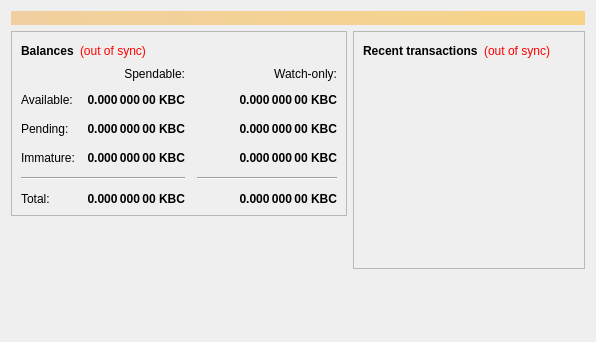
<?xml version="1.0" encoding="UTF-8"?>
<ui version="4.0">
 <class>OverviewPage</class>
 <widget class="QWidget" name="OverviewPage">
  <property name="geometry">
   <rect>
    <x>0</x>
    <y>0</y>
    <width>596</width>
    <height>342</height>
   </rect>
  </property>
  <property name="windowTitle">
   <string>Form</string>
  </property>
  <layout class="QVBoxLayout" name="topLayout">
   <item>
    <widget class="QLabel" name="labelAlerts">
     <property name="visible">
      <bool>false</bool>
     </property>
     <property name="styleSheet">
      <string notr="true">background-color: qlineargradient(x1: 0, y1: 0, x2: 1, y2: 0, stop:0 #F0D0A0, stop:1 #F8D488); color:#000000;</string>
     </property>
     <property name="wordWrap">
      <bool>true</bool>
     </property>
     <property name="margin">
      <number>3</number>
     </property>
    </widget>
   </item>
   <item>
    <layout class="QHBoxLayout" name="horizontalLayout" stretch="1,1">
     <item>
      <layout class="QVBoxLayout" name="verticalLayout_2">
       <item>
        <widget class="QFrame" name="frame">
         <property name="frameShape">
          <enum>QFrame::StyledPanel</enum>
         </property>
         <property name="frameShadow">
          <enum>QFrame::Raised</enum>
         </property>
         <layout class="QVBoxLayout" name="verticalLayout_4">
          <item>
           <layout class="QHBoxLayout" name="horizontalLayout_4">
            <item>
             <widget class="QLabel" name="label_5">
              <property name="font">
               <font>
                <weight>75</weight>
                <bold>true</bold>
               </font>
              </property>
              <property name="text">
               <string>Balances</string>
              </property>
             </widget>
            </item>
            <item>
             <widget class="QLabel" name="labelWalletStatus">
              <property name="cursor">
               <cursorShape>WhatsThisCursor</cursorShape>
              </property>
              <property name="toolTip">
               <string>The displayed information may be out of date. Your wallet automatically synchronizes with the Kbc network after a connection is established, but this process has not completed yet.</string>
              </property>
              <property name="styleSheet">
               <string notr="true">QLabel { color: red; }</string>
              </property>
              <property name="text">
               <string notr="true">(out of sync)</string>
              </property>
              <property name="alignment">
               <set>Qt::AlignLeading|Qt::AlignLeft|Qt::AlignVCenter</set>
              </property>
             </widget>
            </item>
            <item>
             <spacer name="horizontalSpacer_3">
              <property name="orientation">
               <enum>Qt::Horizontal</enum>
              </property>
              <property name="sizeHint" stdset="0">
               <size>
                <width>40</width>
                <height>20</height>
               </size>
              </property>
             </spacer>
            </item>
           </layout>
          </item>
          <item>
           <layout class="QGridLayout" name="gridLayout">
            <property name="spacing">
             <number>12</number>
            </property>
            <item row="2" column="2">
             <widget class="QLabel" name="labelWatchPending">
              <property name="font">
               <font>
                <weight>75</weight>
                <bold>true</bold>
               </font>
              </property>
              <property name="cursor">
               <cursorShape>IBeamCursor</cursorShape>
              </property>
              <property name="toolTip">
               <string>Unconfirmed transactions to watch-only addresses</string>
              </property>
              <property name="text">
               <string notr="true">0.000 000 00 KBC</string>
              </property>
              <property name="alignment">
               <set>Qt::AlignRight|Qt::AlignTrailing|Qt::AlignVCenter</set>
              </property>
              <property name="textInteractionFlags">
               <set>Qt::LinksAccessibleByMouse|Qt::TextSelectableByKeyboard|Qt::TextSelectableByMouse</set>
              </property>
             </widget>
            </item>
            <item row="2" column="1">
             <widget class="QLabel" name="labelUnconfirmed">
              <property name="font">
               <font>
                <weight>75</weight>
                <bold>true</bold>
               </font>
              </property>
              <property name="cursor">
               <cursorShape>IBeamCursor</cursorShape>
              </property>
              <property name="toolTip">
               <string>Total of transactions that have yet to be confirmed, and do not yet count toward the spendable balance</string>
              </property>
              <property name="text">
               <string notr="true">0.000 000 00 KBC</string>
              </property>
              <property name="alignment">
               <set>Qt::AlignRight|Qt::AlignTrailing|Qt::AlignVCenter</set>
              </property>
              <property name="textInteractionFlags">
               <set>Qt::LinksAccessibleByMouse|Qt::TextSelectableByKeyboard|Qt::TextSelectableByMouse</set>
              </property>
             </widget>
            </item>
            <item row="3" column="2">
             <widget class="QLabel" name="labelWatchImmature">
              <property name="font">
               <font>
                <weight>75</weight>
                <bold>true</bold>
               </font>
              </property>
              <property name="cursor">
               <cursorShape>IBeamCursor</cursorShape>
              </property>
              <property name="toolTip">
               <string>Mined balance in watch-only addresses that has not yet matured</string>
              </property>
              <property name="text">
               <string notr="true">0.000 000 00 KBC</string>
              </property>
              <property name="alignment">
               <set>Qt::AlignRight|Qt::AlignTrailing|Qt::AlignVCenter</set>
              </property>
              <property name="textInteractionFlags">
               <set>Qt::LinksAccessibleByMouse|Qt::TextSelectableByKeyboard|Qt::TextSelectableByMouse</set>
              </property>
             </widget>
            </item>
            <item row="4" column="0" colspan="2">
             <widget class="Line" name="line">
              <property name="orientation">
               <enum>Qt::Horizontal</enum>
              </property>
             </widget>
            </item>
            <item row="4" column="2">
             <widget class="Line" name="lineWatchBalance">
              <property name="sizePolicy">
               <sizepolicy hsizetype="Preferred" vsizetype="Fixed">
                <horstretch>0</horstretch>
                <verstretch>0</verstretch>
               </sizepolicy>
              </property>
              <property name="minimumSize">
               <size>
                <width>140</width>
                <height>0</height>
               </size>
              </property>
              <property name="orientation">
               <enum>Qt::Horizontal</enum>
              </property>
             </widget>
            </item>
            <item row="5" column="0">
             <widget class="QLabel" name="labelTotalText">
              <property name="text">
               <string>Total:</string>
              </property>
             </widget>
            </item>
            <item row="3" column="1">
             <widget class="QLabel" name="labelImmature">
              <property name="font">
               <font>
                <weight>75</weight>
                <bold>true</bold>
               </font>
              </property>
              <property name="cursor">
               <cursorShape>IBeamCursor</cursorShape>
              </property>
              <property name="toolTip">
               <string>Mined balance that has not yet matured</string>
              </property>
              <property name="text">
               <string notr="true">0.000 000 00 KBC</string>
              </property>
              <property name="alignment">
               <set>Qt::AlignRight|Qt::AlignTrailing|Qt::AlignVCenter</set>
              </property>
              <property name="textInteractionFlags">
               <set>Qt::LinksAccessibleByMouse|Qt::TextSelectableByKeyboard|Qt::TextSelectableByMouse</set>
              </property>
             </widget>
            </item>
            <item row="2" column="3">
             <spacer name="horizontalSpacer_2">
              <property name="orientation">
               <enum>Qt::Horizontal</enum>
              </property>
              <property name="sizeHint" stdset="0">
               <size>
                <width>40</width>
                <height>20</height>
               </size>
              </property>
             </spacer>
            </item>
            <item row="3" column="0">
             <widget class="QLabel" name="labelImmatureText">
              <property name="text">
               <string>Immature:</string>
              </property>
             </widget>
            </item>
            <item row="5" column="1">
             <widget class="QLabel" name="labelTotal">
              <property name="font">
               <font>
                <weight>75</weight>
                <bold>true</bold>
               </font>
              </property>
              <property name="cursor">
               <cursorShape>IBeamCursor</cursorShape>
              </property>
              <property name="toolTip">
               <string>Your current total balance</string>
              </property>
              <property name="text">
               <string notr="true">0.000 000 00 KBC</string>
              </property>
              <property name="alignment">
               <set>Qt::AlignRight|Qt::AlignTrailing|Qt::AlignVCenter</set>
              </property>
              <property name="textInteractionFlags">
               <set>Qt::LinksAccessibleByMouse|Qt::TextSelectableByKeyboard|Qt::TextSelectableByMouse</set>
              </property>
             </widget>
            </item>
            <item row="5" column="2">
             <widget class="QLabel" name="labelWatchTotal">
              <property name="font">
               <font>
                <weight>75</weight>
                <bold>true</bold>
               </font>
              </property>
              <property name="cursor">
               <cursorShape>IBeamCursor</cursorShape>
              </property>
              <property name="toolTip">
               <string>Current total balance in watch-only addresses</string>
              </property>
              <property name="text">
               <string notr="true">0.000 000 00 KBC</string>
              </property>
              <property name="alignment">
               <set>Qt::AlignRight|Qt::AlignTrailing|Qt::AlignVCenter</set>
              </property>
              <property name="textInteractionFlags">
               <set>Qt::LinksAccessibleByMouse|Qt::TextSelectableByKeyboard|Qt::TextSelectableByMouse</set>
              </property>
             </widget>
            </item>
            <item row="0" column="2">
             <widget class="QLabel" name="labelWatchonly">
              <property name="text">
               <string>Watch-only:</string>
              </property>
              <property name="alignment">
               <set>Qt::AlignRight|Qt::AlignTrailing|Qt::AlignVCenter</set>
              </property>
             </widget>
            </item>
            <item row="1" column="0">
             <widget class="QLabel" name="labelBalanceText">
              <property name="text">
               <string>Available:</string>
              </property>
             </widget>
            </item>
            <item row="1" column="1">
             <widget class="QLabel" name="labelBalance">
              <property name="font">
               <font>
                <weight>75</weight>
                <bold>true</bold>
               </font>
              </property>
              <property name="cursor">
               <cursorShape>IBeamCursor</cursorShape>
              </property>
              <property name="toolTip">
               <string>Your current spendable balance</string>
              </property>
              <property name="text">
               <string notr="true">0.000 000 00 KBC</string>
              </property>
              <property name="alignment">
               <set>Qt::AlignRight|Qt::AlignTrailing|Qt::AlignVCenter</set>
              </property>
              <property name="textInteractionFlags">
               <set>Qt::LinksAccessibleByMouse|Qt::TextSelectableByKeyboard|Qt::TextSelectableByMouse</set>
              </property>
             </widget>
            </item>
            <item row="1" column="2">
             <widget class="QLabel" name="labelWatchAvailable">
              <property name="font">
               <font>
                <weight>75</weight>
                <bold>true</bold>
               </font>
              </property>
              <property name="cursor">
               <cursorShape>IBeamCursor</cursorShape>
              </property>
              <property name="toolTip">
               <string>Your current balance in watch-only addresses</string>
              </property>
              <property name="text">
               <string notr="true">0.000 000 00 KBC</string>
              </property>
              <property name="alignment">
               <set>Qt::AlignRight|Qt::AlignTrailing|Qt::AlignVCenter</set>
              </property>
              <property name="textInteractionFlags">
               <set>Qt::LinksAccessibleByMouse|Qt::TextSelectableByKeyboard|Qt::TextSelectableByMouse</set>
              </property>
             </widget>
            </item>
            <item row="2" column="0">
             <widget class="QLabel" name="labelPendingText">
              <property name="text">
               <string>Pending:</string>
              </property>
             </widget>
            </item>
            <item row="0" column="1">
             <widget class="QLabel" name="labelSpendable">
              <property name="text">
               <string>Spendable:</string>
              </property>
              <property name="alignment">
               <set>Qt::AlignRight|Qt::AlignTrailing|Qt::AlignVCenter</set>
              </property>
             </widget>
            </item>
           </layout>
          </item>
         </layout>
        </widget>
       </item>
       <item>
        <spacer name="verticalSpacer">
         <property name="orientation">
          <enum>Qt::Vertical</enum>
         </property>
         <property name="sizeHint" stdset="0">
          <size>
           <width>20</width>
           <height>40</height>
          </size>
         </property>
        </spacer>
       </item>
      </layout>
     </item>
     <item>
      <layout class="QVBoxLayout" name="verticalLayout_3">
       <item>
        <widget class="QFrame" name="frame_2">
         <property name="frameShape">
          <enum>QFrame::StyledPanel</enum>
         </property>
         <property name="frameShadow">
          <enum>QFrame::Raised</enum>
         </property>
         <layout class="QVBoxLayout" name="verticalLayout">
          <item>
           <layout class="QHBoxLayout" name="horizontalLayout_2">
            <item>
             <widget class="QLabel" name="label_4">
              <property name="font">
               <font>
                <weight>75</weight>
                <bold>true</bold>
               </font>
              </property>
              <property name="text">
               <string>Recent transactions</string>
              </property>
             </widget>
            </item>
            <item>
             <widget class="QLabel" name="labelTransactionsStatus">
              <property name="cursor">
               <cursorShape>WhatsThisCursor</cursorShape>
              </property>
              <property name="toolTip">
               <string>The displayed information may be out of date. Your wallet automatically synchronizes with the Kbc network after a connection is established, but this process has not completed yet.</string>
              </property>
              <property name="styleSheet">
               <string notr="true">QLabel { color: red; }</string>
              </property>
              <property name="text">
               <string notr="true">(out of sync)</string>
              </property>
              <property name="alignment">
               <set>Qt::AlignRight|Qt::AlignTrailing|Qt::AlignVCenter</set>
              </property>
             </widget>
            </item>
            <item>
             <spacer name="horizontalSpacer">
              <property name="orientation">
               <enum>Qt::Horizontal</enum>
              </property>
              <property name="sizeHint" stdset="0">
               <size>
                <width>40</width>
                <height>20</height>
               </size>
              </property>
             </spacer>
            </item>
           </layout>
          </item>
          <item>
           <widget class="QListView" name="listTransactions">
            <property name="styleSheet">
             <string notr="true">QListView { background: transparent; }</string>
            </property>
            <property name="frameShape">
             <enum>QFrame::NoFrame</enum>
            </property>
            <property name="verticalScrollBarPolicy">
             <enum>Qt::ScrollBarAlwaysOff</enum>
            </property>
            <property name="horizontalScrollBarPolicy">
             <enum>Qt::ScrollBarAlwaysOff</enum>
            </property>
            <property name="selectionMode">
             <enum>QAbstractItemView::NoSelection</enum>
            </property>
           </widget>
          </item>
         </layout>
        </widget>
       </item>
       <item>
        <spacer name="verticalSpacer_2">
         <property name="orientation">
          <enum>Qt::Vertical</enum>
         </property>
         <property name="sizeHint" stdset="0">
          <size>
           <width>20</width>
           <height>40</height>
          </size>
         </property>
        </spacer>
       </item>
      </layout>
     </item>
    </layout>
   </item>
  </layout>
 </widget>
 <resources/>
 <connections/>
</ui>
